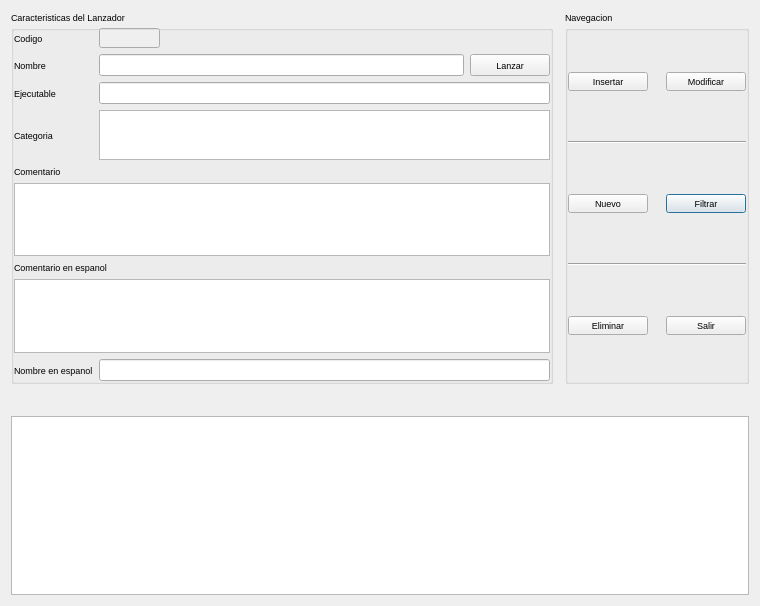
<?xml version="1.0" encoding="UTF-8"?>
<ui version="4.0">
 <class>MenuAcceso</class>
 <widget class="QDialog" name="MenuAcceso">
  <property name="windowModality">
   <enum>Qt::ApplicationModal</enum>
  </property>
  <property name="geometry">
   <rect>
    <x>0</x>
    <y>0</y>
    <width>760</width>
    <height>606</height>
   </rect>
  </property>
  <property name="font">
   <font>
    <pointsize>7</pointsize>
   </font>
  </property>
  <property name="windowTitle">
   <string>Lanzador de paquetes del menu del escritorio</string>
  </property>
  <property name="windowIcon">
   <iconset resource="recoverdrake.qrc">
    <normaloff>:/Imagenes/tirachinas.png</normaloff>:/Imagenes/tirachinas.png</iconset>
  </property>
  <property name="styleSheet">
   <string notr="true"/>
  </property>
  <layout class="QGridLayout" name="gridLayout_2">
   <item row="2" column="2">
    <widget class="QGroupBox" name="groupBox_2">
     <property name="title">
      <string>Navegacion</string>
     </property>
     <layout class="QGridLayout" name="gridLayout_3">
      <property name="leftMargin">
       <number>0</number>
      </property>
      <property name="topMargin">
       <number>0</number>
      </property>
      <property name="rightMargin">
       <number>0</number>
      </property>
      <property name="bottomMargin">
       <number>0</number>
      </property>
      <item row="1" column="0" colspan="4">
       <widget class="Line" name="line">
        <property name="orientation">
         <enum>Qt::Horizontal</enum>
        </property>
       </widget>
      </item>
      <item row="3" column="3">
       <widget class="QPushButton" name="pushButton_5">
        <property name="text">
         <string>Filtrar</string>
        </property>
        <property name="icon">
         <iconset resource="recoverdrake.qrc">
          <normaloff>:/Imagenes/embudo.png</normaloff>:/Imagenes/embudo.png</iconset>
        </property>
       </widget>
      </item>
      <item row="5" column="0">
       <widget class="QPushButton" name="pushButton_3">
        <property name="text">
         <string>Eliminar</string>
        </property>
        <property name="icon">
         <iconset resource="recoverdrake.qrc">
          <normaloff>:/Imagenes/bad.png</normaloff>:/Imagenes/bad.png</iconset>
        </property>
       </widget>
      </item>
      <item row="3" column="0">
       <widget class="QPushButton" name="pushButton_7">
        <property name="text">
         <string>Nuevo</string>
        </property>
        <property name="icon">
         <iconset resource="recoverdrake.qrc">
          <normaloff>:/Imagenes/borrar.png</normaloff>:/Imagenes/borrar.png</iconset>
        </property>
       </widget>
      </item>
      <item row="5" column="3">
       <widget class="QPushButton" name="pushButton_4">
        <property name="text">
         <string>Salir</string>
        </property>
        <property name="icon">
         <iconset resource="recoverdrake.qrc">
          <normaloff>:/Imagenes/puerta.png</normaloff>:/Imagenes/puerta.png</iconset>
        </property>
       </widget>
      </item>
      <item row="0" column="3">
       <widget class="QPushButton" name="pushButton_2">
        <property name="text">
         <string>Modificar</string>
        </property>
        <property name="icon">
         <iconset resource="recoverdrake.qrc">
          <normaloff>:/Imagenes/sustituir.png</normaloff>:/Imagenes/sustituir.png</iconset>
        </property>
       </widget>
      </item>
      <item row="4" column="0" colspan="4">
       <widget class="Line" name="line_2">
        <property name="orientation">
         <enum>Qt::Horizontal</enum>
        </property>
       </widget>
      </item>
      <item row="0" column="0">
       <widget class="QPushButton" name="pushButton">
        <property name="text">
         <string>Insertar</string>
        </property>
        <property name="icon">
         <iconset resource="recoverdrake.qrc">
          <normaloff>:/Imagenes/good.png</normaloff>:/Imagenes/good.png</iconset>
        </property>
       </widget>
      </item>
     </layout>
    </widget>
   </item>
   <item row="2" column="0">
    <widget class="QGroupBox" name="groupBox">
     <property name="minimumSize">
      <size>
       <width>501</width>
       <height>211</height>
      </size>
     </property>
     <property name="styleSheet">
      <string notr="true"/>
     </property>
     <property name="title">
      <string>Caracteristicas del Lanzador</string>
     </property>
     <layout class="QGridLayout" name="gridLayout">
      <property name="leftMargin">
       <number>0</number>
      </property>
      <property name="topMargin">
       <number>0</number>
      </property>
      <property name="rightMargin">
       <number>0</number>
      </property>
      <property name="bottomMargin">
       <number>0</number>
      </property>
      <item row="6" column="0" colspan="3">
       <widget class="QLabel" name="label_10">
        <property name="text">
         <string>Comentario en espanol</string>
        </property>
       </widget>
      </item>
      <item row="8" column="1" colspan="2">
       <widget class="QLineEdit" name="lineEdit_6"/>
      </item>
      <item row="5" column="0" colspan="3">
       <widget class="QTextEdit" name="textEdit">
        <property name="maximumSize">
         <size>
          <width>16777215</width>
          <height>80</height>
         </size>
        </property>
       </widget>
      </item>
      <item row="3" column="0">
       <widget class="QLabel" name="label_4">
        <property name="text">
         <string>Categoria</string>
        </property>
       </widget>
      </item>
      <item row="1" column="2">
       <widget class="QPushButton" name="pushButton_6">
        <property name="maximumSize">
         <size>
          <width>92</width>
          <height>26</height>
         </size>
        </property>
        <property name="text">
         <string>Lanzar</string>
        </property>
        <property name="icon">
         <iconset resource="recoverdrake.qrc">
          <normaloff>:/Imagenes/thumbs_up.png</normaloff>:/Imagenes/thumbs_up.png</iconset>
        </property>
       </widget>
      </item>
      <item row="1" column="0">
       <widget class="QLabel" name="label">
        <property name="text">
         <string>Nombre</string>
        </property>
       </widget>
      </item>
      <item row="1" column="1">
       <widget class="QLineEdit" name="lineEdit"/>
      </item>
      <item row="2" column="0">
       <widget class="QLabel" name="label_5">
        <property name="text">
         <string>Ejecutable</string>
        </property>
       </widget>
      </item>
      <item row="0" column="0">
       <widget class="QLabel" name="label_3">
        <property name="text">
         <string>Codigo</string>
        </property>
       </widget>
      </item>
      <item row="2" column="1" colspan="2">
       <widget class="QLineEdit" name="lineEdit_4"/>
      </item>
      <item row="0" column="1">
       <widget class="QLineEdit" name="lineEdit_3">
        <property name="enabled">
         <bool>false</bool>
        </property>
        <property name="maximumSize">
         <size>
          <width>61</width>
          <height>20</height>
         </size>
        </property>
       </widget>
      </item>
      <item row="8" column="0">
       <widget class="QLabel" name="label_11">
        <property name="text">
         <string>Nombre en espanol</string>
        </property>
       </widget>
      </item>
      <item row="7" column="0" colspan="3">
       <widget class="QTextEdit" name="textEdit_4">
        <property name="maximumSize">
         <size>
          <width>16777215</width>
          <height>80</height>
         </size>
        </property>
       </widget>
      </item>
      <item row="4" column="0" colspan="3">
       <widget class="QLabel" name="label_2">
        <property name="text">
         <string>Comentario</string>
        </property>
       </widget>
      </item>
      <item row="3" column="1" colspan="2">
       <widget class="QTextEdit" name="textEdit_3">
        <property name="maximumSize">
         <size>
          <width>16777215</width>
          <height>50</height>
         </size>
        </property>
       </widget>
      </item>
     </layout>
    </widget>
   </item>
   <item row="4" column="0" colspan="3">
    <widget class="QTableView" name="tableView">
     <property name="alternatingRowColors">
      <bool>true</bool>
     </property>
     <property name="sortingEnabled">
      <bool>true</bool>
     </property>
    </widget>
   </item>
   <item row="3" column="2">
    <spacer name="verticalSpacer">
     <property name="orientation">
      <enum>Qt::Vertical</enum>
     </property>
     <property name="sizeHint" stdset="0">
      <size>
       <width>20</width>
       <height>40</height>
      </size>
     </property>
    </spacer>
   </item>
  </layout>
  <widget class="QLabel" name="label_6">
   <property name="geometry">
    <rect>
     <x>702</x>
     <y>494</y>
     <width>124</width>
     <height>71</height>
    </rect>
   </property>
   <property name="minimumSize">
    <size>
     <width>124</width>
     <height>71</height>
    </size>
   </property>
   <property name="maximumSize">
    <size>
     <width>124</width>
     <height>71</height>
    </size>
   </property>
   <property name="text">
    <string/>
   </property>
   <property name="alignment">
    <set>Qt::AlignCenter</set>
   </property>
  </widget>
 </widget>
 <resources>
  <include location="recoverdrake.qrc"/>
 </resources>
 <connections/>
</ui>
